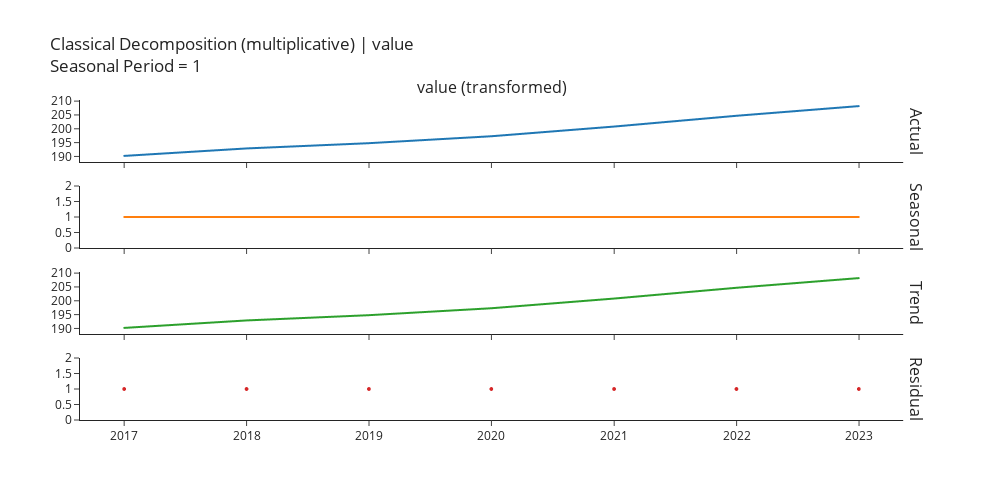
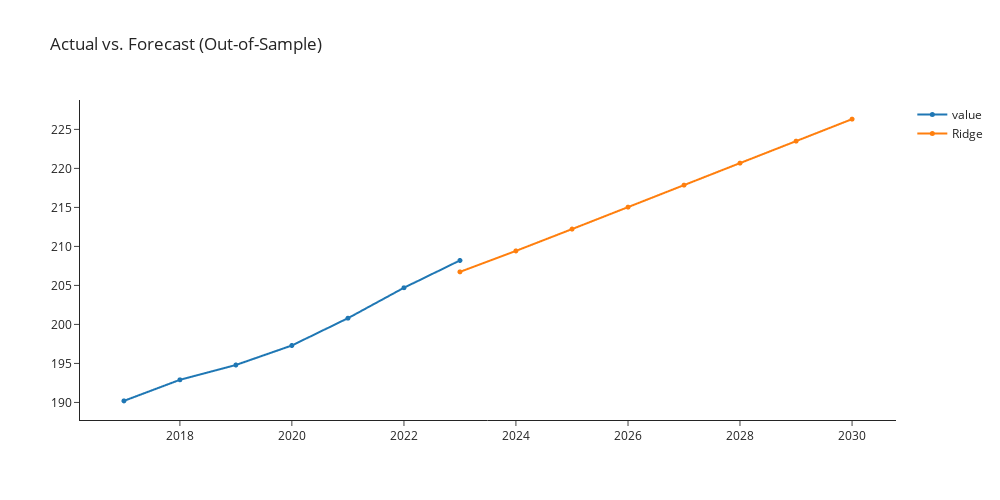

Notebook code cell kept with these figures, in order:
### Markdown cell above
## ridge_cds_dt

### Code cell
ridge_cds_dt = exp.create_model('ridge_cds_dt')
exp.plot_model(plot = 'decomp', 
               data_kwargs = {'type' : 'multiplicative'},
               fig_kwargs = {"height":500,"width":1000,"template": "simple_white","hoverinfo":"none","big_data_threshold":10})
exp.plot_model(estimator = ridge_cds_dt, 
               plot = 'forecast', 
               data_kwargs = {'fh' : 8},
               fig_kwargs = {"height":500,"width":1000,"template": "simple_white","hoverinfo":"none","big_data_threshold":10})

### Figure 1 — Plotly figure (JSON) as saved in the notebook; plotly's stock layout.template omitted (floating-point values rounded to 4 significant figures)
{"data": [{"line": {"color": "rgb(31, 119, 180)", "width": 2}, "marker": {"size": 2}, "mode": "lines+markers", "name": "Actual", "type": "scattergl", "x": ["2017-01-01T00:00:00", "2018-01-01T00:00:00", "2019-01-01T00:00:00", "2020-01-01T00:00:00", "2021-01-01T00:00:00", "2022-01-01T00:00:00", "2023-01-01T00:00:00"], "xaxis": "x", "y": [190.2, 192.9, 194.8, 197.3, 200.8, 204.7, 208.2], "yaxis": "y"}, {"line": {"color": "rgb(255, 127, 14)", "width": 2}, "marker": {"size": 2}, "mode": "lines+markers", "name": "Seasonal", "type": "scattergl", "x": ["2017-01-01T00:00:00", "2018-01-01T00:00:00", "2019-01-01T00:00:00", "2020-01-01T00:00:00", "2021-01-01T00:00:00", "2022-01-01T00:00:00", "2023-01-01T00:00:00"], "xaxis": "x2", "y": [1, 1, 1, 1, 1, 1, 1], "yaxis": "y2"}, {"line": {"color": "rgb(44, 160, 44)", "width": 2}, "marker": {"size": 2}, "mode": "lines+markers", "name": "Trend", "type": "scattergl", "x": ["2017-01-01T00:00:00", "2018-01-01T00:00:00", "2019-01-01T00:00:00", "2020-01-01T00:00:00", "2021-01-01T00:00:00", "2022-01-01T00:00:00", "2023-01-01T00:00:00"], "xaxis": "x3", "y": [190.2, 192.9, 194.8, 197.3, 200.8, 204.7, 208.2], "yaxis": "y3"}, {"line": {"color": "rgb(214, 39, 40)", "width": 2}, "marker": {"size": 4}, "mode": "markers", "name": "Residuals", "type": "scattergl", "x": ["2017-01-01T00:00:00", "2018-01-01T00:00:00", "2019-01-01T00:00:00", "2020-01-01T00:00:00", "2021-01-01T00:00:00", "2022-01-01T00:00:00", "2023-01-01T00:00:00"], "xaxis": "x4", "y": [1, 1, 1, 1, 1, 1, 1], "yaxis": "y4"}], "layout": {"annotations": [{"font": {"size": 16}, "showarrow": false, "text": "value (transformed)", "x": 0.49, "xanchor": "center", "xref": "paper", "y": 1, "yanchor": "bottom", "yref": "paper"}, {"font": {"size": 16}, "showarrow": false, "text": "Actual", "textangle": 90, "x": 0.98, "xanchor": "left", "xref": "paper", "y": 0.9031, "yanchor": "middle", "yref": "paper"}, {"font": {"size": 16}, "showarrow": false, "text": "Seasonal", "textangle": 90, "x": 0.98, "xanchor": "left", "xref": "paper", "y": 0.6344, "yanchor": "middle", "yref": "paper"}, {"font": {"size": 16}, "showarrow": false, "text": "Trend", "textangle": 90, "x": 0.98, "xanchor": "left", "xref": "paper", "y": 0.3656, "yanchor": "middle", "yref": "paper"}, {"font": {"size": 16}, "showarrow": false, "text": "Residual", "textangle": 90, "x": 0.98, "xanchor": "left", "xref": "paper", "y": 0.09688, "yanchor": "middle", "yref": "paper"}], "autosize": false, "height": 500, "showlegend": false, "title": {"text": "Classical Decomposition (multiplicative) | value<br>Seasonal Period = 1"}, "width": 1000, "xaxis": {"anchor": "y", "domain": [0, 0.98], "matches": "x4", "showticklabels": false}, "xaxis2": {"anchor": "y2", "domain": [0, 0.98], "matches": "x4", "showticklabels": false}, "xaxis3": {"anchor": "y3", "domain": [0, 0.98], "matches": "x4", "showticklabels": false}, "xaxis4": {"anchor": "y4", "domain": [0, 0.98]}, "yaxis": {"anchor": "x", "domain": [0.8063, 1]}, "yaxis2": {"anchor": "x2", "domain": [0.5375, 0.7312]}, "yaxis3": {"anchor": "x3", "domain": [0.2687, 0.4625]}, "yaxis4": {"anchor": "x4", "domain": [0, 0.1938]}}}

### Figure 2 — Plotly figure (JSON) as saved in the notebook; plotly's stock layout.template omitted (floating-point values rounded to 4 significant figures)
{"data": [{"hoverinfo": "none", "line": {"width": 2}, "marker": {"size": 5}, "mode": "lines+markers", "name": "value", "type": "scattergl", "x": ["2017-01-01T00:00:00", "2018-01-01T00:00:00", "2019-01-01T00:00:00", "2020-01-01T00:00:00", "2021-01-01T00:00:00", "2022-01-01T00:00:00", "2023-01-01T00:00:00", "2024-01-01T00:00:00", "2025-01-01T00:00:00", "2026-01-01T00:00:00", "2027-01-01T00:00:00", "2028-01-01T00:00:00", "2029-01-01T00:00:00", "2030-01-01T00:00:00"], "xaxis": "x", "y": [190.2, 192.9, 194.8, 197.3, 200.8, 204.7, 208.2, null, null, null, null, null, null, null], "yaxis": "y"}, {"hoverinfo": "none", "line": {"width": 2}, "marker": {"size": 5}, "mode": "lines+markers", "name": "Ridge", "type": "scattergl", "x": ["2017-01-01T00:00:00", "2018-01-01T00:00:00", "2019-01-01T00:00:00", "2020-01-01T00:00:00", "2021-01-01T00:00:00", "2022-01-01T00:00:00", "2023-01-01T00:00:00", "2024-01-01T00:00:00", "2025-01-01T00:00:00", "2026-01-01T00:00:00", "2027-01-01T00:00:00", "2028-01-01T00:00:00", "2029-01-01T00:00:00", "2030-01-01T00:00:00"], "xaxis": "x", "y": [null, null, null, null, null, null, 206.7, 209.4, 212.2, 215.0, 217.9, 220.7, 223.5, 226.3], "yaxis": "y"}], "layout": {"autosize": false, "height": 500, "showlegend": true, "title": {"text": "Actual vs. Forecast (Out-of-Sample)"}, "width": 1000, "xaxis": {"anchor": "y", "domain": [0, 1]}, "yaxis": {"anchor": "x", "domain": [0, 1]}}}
